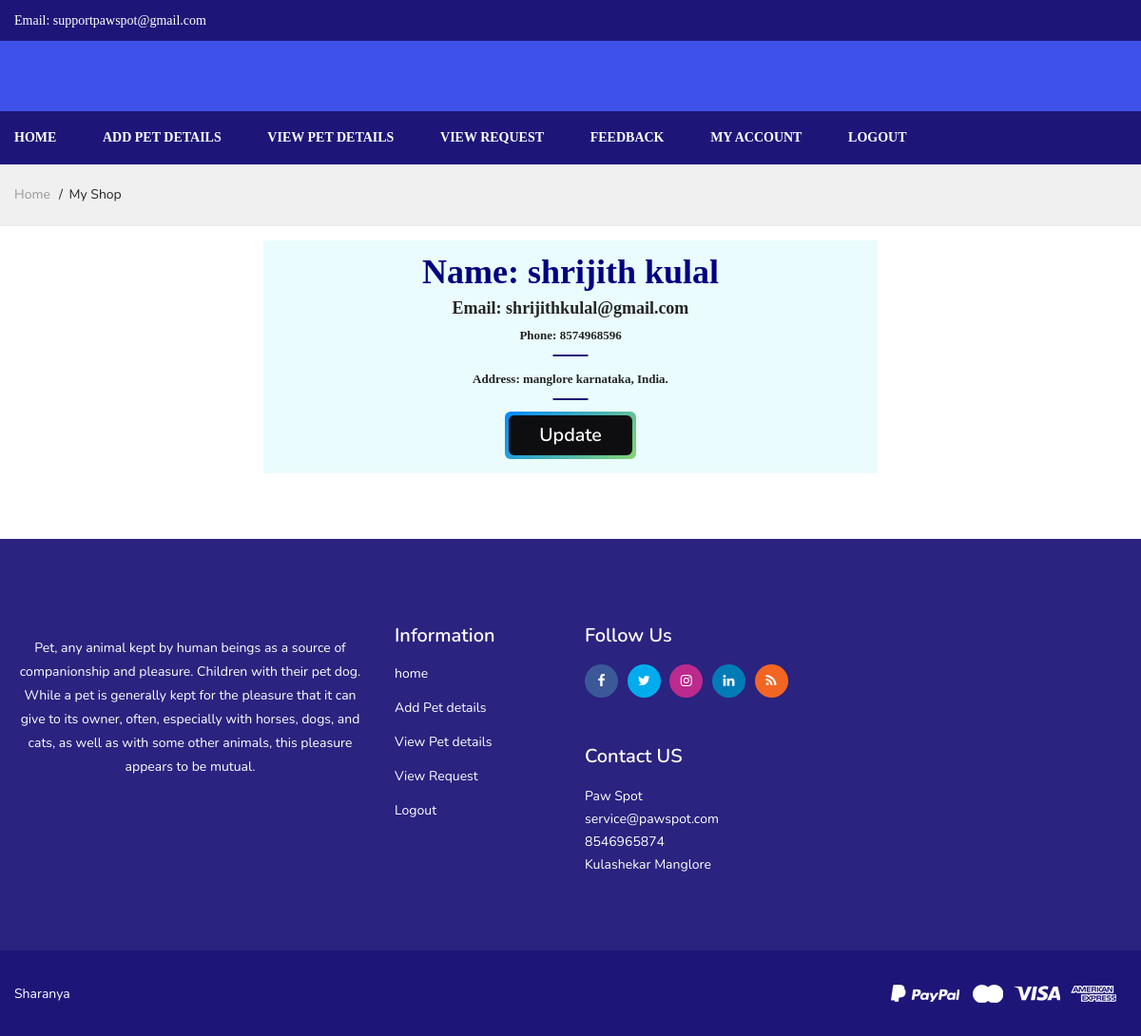
Screenshot of /donors/myaccount.php (signed in) with the database file from the repository.
### tables this page shows
CREATE TABLE `donorregister` (
  `did` int(5) NOT NULL,
  `dname` varchar(500) NOT NULL,
  `demail` varchar(50) NOT NULL,
  `dquestion` varchar(50) NOT NULL,
  `danswer` varchar(50) NOT NULL,
  `dphone` varchar(10) NOT NULL,
  `daddress` varchar(100) NOT NULL,
  `dpassword` varchar(20) NOT NULL
);

### donors/myaccount.php (the view, shortened to what this page needs)
<!doctype html>
<html class="no-js" lang="en">
<head>
    <link rel="stylesheet" href="assets/css/plugins.css">
    <link rel="stylesheet" href="assets/css/style.css">
    <link rel="stylesheet" href="assets/css/custom.css">
</head>
<body>
<?php include("header.php"); ?>
    <div class="breadcrumbs_area">
        <div class="container">
            <div class="row">
                <div class="col-12">
                    <div class="breadcrumb_content">
                        <ul>
                            <li><a href="index.php">home</a></li>
                            <li>my shop</li>
                        </ul>
                    </div>
                </div>
            </div>
        </div>
    </div>
   <div class="team_area">
       <div class="container">
           <div class="row justify-content-center">
			<?php
					include 'config.php';
					$sql1 = "select * from donorregister where demail='".$_SESSION['donoruser']."'";
					$result1 = mysqli_query($con,$sql1);
					$num1=mysqlI_num_rows($result1);
					if($num1 > 0)
					{
						while($row1 = mysqli_fetch_array($result1))
						{
							$dname=$row1['dname'];
							$dphone=$row1['dphone'];
							$demail=$row1['demail'];
							$daddress=$row1['daddress'];
			?>
                <div class="col-lg-7 col-md-9 col-sm-16">
                    <article class="team_member">
                        <figure style="padding:15px 12px;">
                            <figcaption class="team_content" style="padding:15px 12px; background-color:#EAFCFD;">
                                <h2 style="font-family:georgia;color:navy;">Name: <?php echo $dname; ?></h2>
								<h3 style="font-family:georgia;"><b>Email: <?php echo $demail; ?></b></h3>
                                <h5 style="font-family:times;">Phone: <?php echo $dphone; ?></h5><br>
								<h5 style="font-family:georgia;">Address: <?php echo $daddress; ?>, India.</h5>
								<center><a class="bn39" href="updatemyaccount.php"><span class="bn39span">Update</span></a></center>
                            </figcaption>
                        </figure>
                    </article>
                </div>
				<?php }
					}
					?>
           </div>
       </div>
   </div>
<?php include("footer.php"); ?>
</body>
</html>

### donors/assets/css/custom.css (style rules this page uses)
.container { max-width: 1300px; }

### donors/myaccount.php (style rules this page uses)
.bn39 { background-image: linear-gradient(135deg, #008aff, #86d472); border-radius: 6px; box-sizing: border-box; color: #ffffff; display: block; height: 50px; font-size: 1.4em; font-weight: 600; padding: 4px; position: relative; text-decoration: none; width: 7em; z-index: 2; }
.bn39 .bn39span { align-items: center; background: #0e0e10; border-radius: 6px; display: flex; justify-content: center; height: 100%; transition: background 0.5s ease; width: 100%; }

### rows the page displays
donorregister: dname "shrijith kulal", demail "shrijithkulal@gmail.com", dphone "8574968596", daddress "manglore karnataka"
